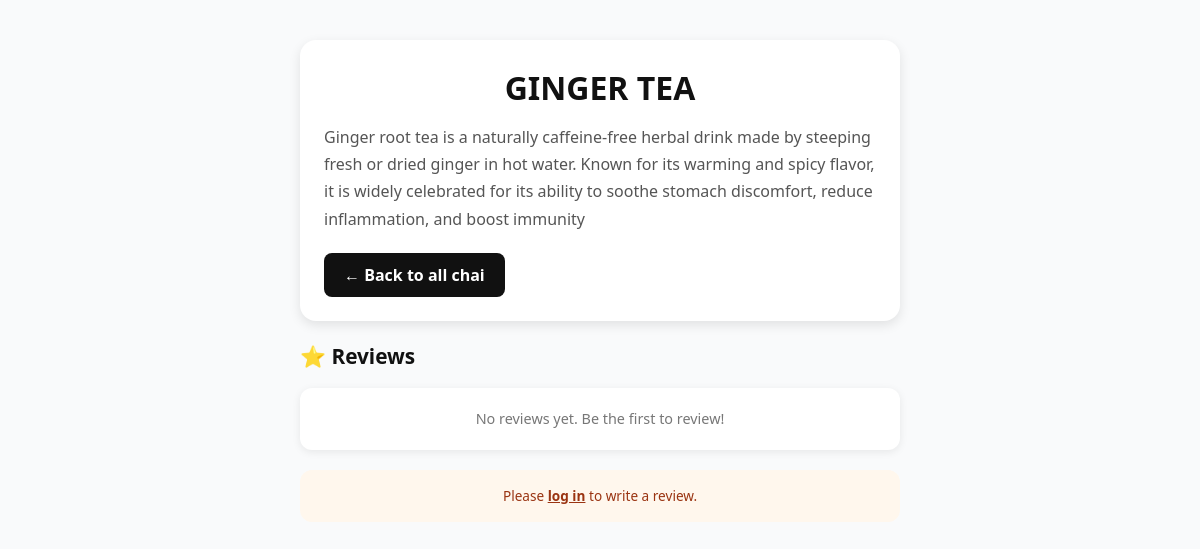
The app's page /chai/13/ with its own data.
### chai/models.py (models this page shows, shortened)
class chaivarity(models.Model):
    chai_TYPE_CHOICE = [
        ('ML', 'MASALA'),
        ('GR', 'GINGER'),
        ('KL', 'KIWI'),
        ('PL', 'PLAIN'),
        ('EL', 'ELACHI'),
        ('Lm', 'LEMON'),
        ('IC', 'ICE'),
        ('GT', 'GREEN'),
        ('SF', 'Saffron'),
        ('BL', 'BLACK'),
    ]
    name = models.CharField(max_length=100)
    image = models.ImageField(upload_to='chai/', null=True, blank=True)
    date_added = models.DateTimeField(default=timezone.now)
    type = models.CharField(max_length=2, choices=chai_TYPE_CHOICE)
    description = models.TextField()
    price = models.DecimalField(max_digits=8, decimal_places=2, default=0)

### chai/views.py (the view, shortened to what this page needs)
# urls.py: path('<int:chai_id>/', views.chai_detail, name='chai_detail'),
def chai_detail(request, chai_id):
    chai = get_object_or_404(chaivarity, pk=chai_id)
    reviews = chai.reviews.all().order_by('-date_added')
    return render(
        request,
        'chai/chai_detail.html',
        {
            'chai': chai,
            'reviews': reviews,
        }
    )

### chai/Templates/chai/chai_detail.html (shortened to what this page needs)
{% extends "layout.html" %}
{% block content %}
<div style="padding:40px 16px; background:#f9fafb; min-height:100vh;">
    <div style="max-width:600px; margin:0 auto; background:white; border-radius:16px; box-shadow:0 4px 12px rgba(0,0,0,0.1); overflow:hidden; margin-bottom:20px;">
        <div style="padding:24px;">
            <h1 style="font-size:2rem; font-weight:800; color:#111; margin-bottom:12px;">{{ chai.name }}</h1>
            <p style="color:#555; line-height:1.7;">{{ chai.description }}</p>
            <a href="{% url 'all_chai' %}"
               style="display:inline-block; margin-top:20px; background:#111; color:white; padding:10px 20px; border-radius:8px; text-decoration:none; font-weight:600;">
                ← Back to all chai
            </a>
        </div>
    </div>
    <div style="max-width:600px; margin:0 auto;">
        <h2 style="font-size:1.3rem; font-weight:800; color:#111; margin-bottom:16px;">⭐ Reviews</h2>
        {% if reviews %}
            {% for review in reviews %}
            <div style="background:white; border-radius:12px; box-shadow:0 2px 8px rgba(0,0,0,0.08); padding:16px; margin-bottom:12px;">
                <div style="display:flex; justify-content:space-between; align-items:center; margin-bottom:6px;">
                    <p style="font-weight:700; color:#111; margin:0;">{{ review.user.username }}</p>
                    <span style="color:#f59e0b; font-weight:700;">
                        {% for i in "12345" %}
                            {% if forloop.counter <= review.rating %}★{% else %}☆{% endif %}
                        {% endfor %}
                    </span>
                </div>
                <p style="color:#555; font-size:0.9rem; margin:0;">{{ review.comment }}</p>
                <p style="color:#aaa; font-size:0.75rem; margin-top:6px;">{{ review.date_added|date:"d M Y" }}</p>
            </div>
            {% endfor %}
        {% else %}
            <div style="background:white; border-radius:12px; padding:20px; text-align:center; box-shadow:0 2px 8px rgba(0,0,0,0.08); margin-bottom:16px;">
                <p style="color:#777; font-size:0.9rem;">No reviews yet. Be the first to review!</p>
            </div>
        {% endif %}
        {% if user.is_authenticated %}
        <div style="background:white; border-radius:12px; box-shadow:0 2px 8px rgba(0,0,0,0.08); padding:20px; margin-top:20px;">
            <h3 style="font-weight:700; color:#111; margin-bottom:12px;">Write a Review</h3>
            <form method="post">
                {% csrf_token %}
                <label style="display:block; font-size:0.9rem; font-weight:600; color:#333; margin-bottom:6px;">Rating</label>
                <select name="rating" required
                        style="width:100%; border:1px solid #ccc; border-radius:8px; padding:8px; font-size:0.9rem; margin-bottom:12px;">
                    <option value="5">★★★★★ (5)</option>
                    <option value="4">★★★★☆ (4)</option>
                    <option value="3">★★★☆☆ (3)</option>
                    <option value="2">★★☆☆☆ (2)</option>
                    <option value="1">★☆☆☆☆ (1)</option>
                </select>
                <label style="display:block; font-size:0.9rem; font-weight:600; color:#333; margin-bottom:6px;">Comment</label>
                <textarea name="comment" required rows="3"
                          style="width:100%; border:1px solid #ccc; border-radius:8px; padding:8px; font-size:0.9rem; margin-bottom:12px; resize:vertical;"
                          placeholder="Share your thoughts about this chai..."></textarea>
                <button type="submit"
                        style="background:#111; color:white; font-weight:600; padding:10px 20px; border:none; border-radius:8px; cursor:pointer; font-size:0.9rem;">
                    Submit Review
                </button>
            </form>
        </div>
        {% else %}
        <div style="background:#fff7ed; border-radius:12px; padding:16px; text-align:center; margin-top:20px;">
            <p style="color:#9a3412; font-size:0.85rem;">
                Please <a href="/admin/login/" style="font-weight:700; text-decoration:underline;">log in</a> to write a review.
            </p>
        </div>
        {% endif %}
    </div>
</div>
{% endblock %}

### personal_blog/static/style.css (style rules this page uses)
body { background-color: #083d31; color: #ffffffbe; }
h1 { text-align: center; font-size: 3rem; }

### records on screen
chaivarity: name "GINGER TEA", description "Ginger root tea is a naturally caffeine-free herbal drink made by steeping fresh or dried ginger in hot water. Known for its warming and spicy flavor, it is widely celebrated for its ability to soothe stomach discomfort, reduce inflammation, and boost immunity"
